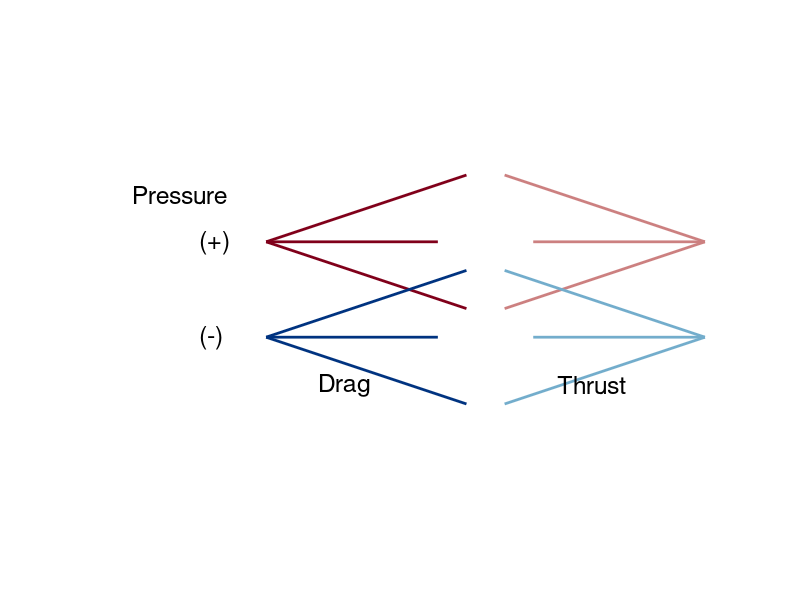

The MATLAB source for this figure: (Note: this script raises an error after producing the figure.)
function plotForceLegend
figure; 
set(gcf, 'Units', 'centimeter', 'OuterPosition', [1 1 10 7]);
hold on
quiverLegend = [4 3 -2 0; 5 3 2 0; 4 2 -2 0; 5 2 2 0]; % create the vectors
QuiverLegendColor = [0.5 0 0.1; 0.8 0.5 0.5; 0 0.2 0.5;0.45 0.68 0.8]; % load the corresponding colors

% Plot the colored vectors
for i = 1:size(quiverLegend,1)
    quiver(quiverLegend(i,1),quiverLegend(i,2),quiverLegend(i,3),quiverLegend(i,4),'MaxHeadSize',0.7,'LineWidth', 2,'Color', QuiverLegendColor(i,:)) % reference vector scale
end

% Add thrust and drag text
text(2.75,1.5,'Drag','Color',[0 0 0],'FontSize',18) % change the text and its color as needed
text(5.25,1.5,'Thrust','Color',[0 0 0],'FontSize',18) % change the text and its color as needed

% Add pressure contribution text
text(1.5,3,'(+)','Color',[0 0 0],'FontSize',18) % change the text and its color as needed
text(1.5,2,'(-)','Color',[0 0 0],'FontSize',18) % change the text and its color as needed

% Add pressure label
text(0.8,3.5,'Pressure','Color',[0 0 0],'FontSize',18) % change the text and its color as needed

axis equal
axis off
axis([0.5 7 1 4])
formatFigure
end